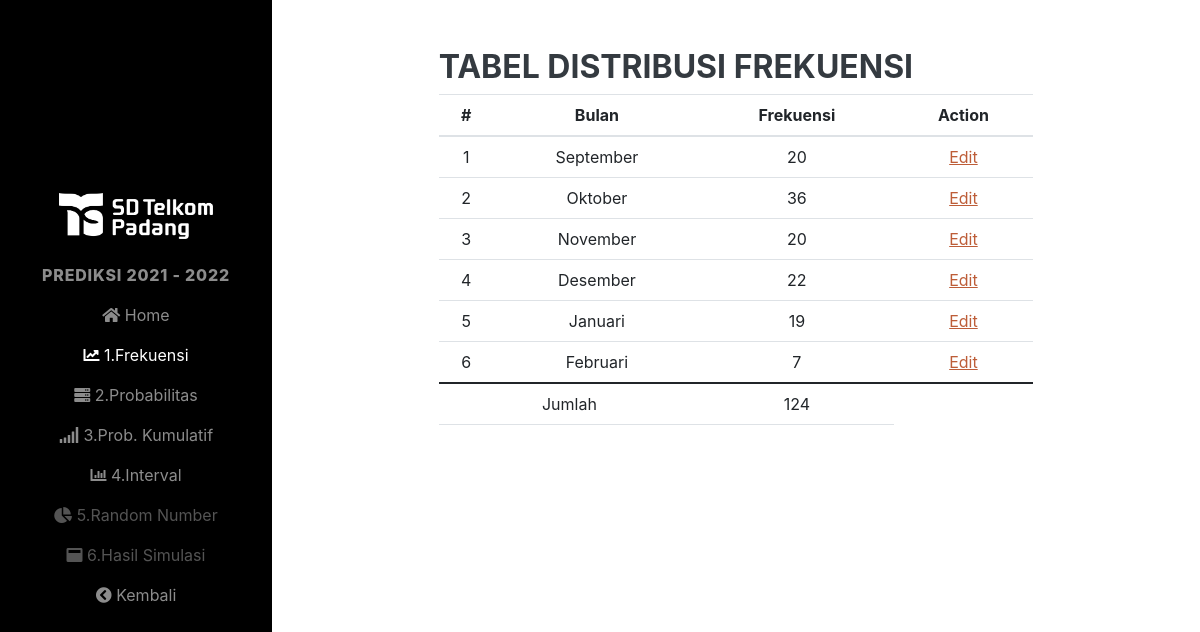
/2021-2022/home.php?p=distribusi-frekuensi, run on the app's committed database.
### tables this page shows
CREATE TABLE `pendaftar2021_2022` (
  `kd_bulan` varchar(10) NOT NULL,
  `pendaftar` int(5) NOT NULL
);

CREATE TABLE `bulan` (
  `kd_bulan` varchar(10) NOT NULL,
  `nama_bulan` varchar(10) NOT NULL
);

### 2021-2022/distribusi-frekuensi.php (the view, shortened to what this page needs)
<div class="page-content--bgf7">
    <section class="p-t-20">
        <div class="container">
            <div class="row">
                <div class="col-md-8 offset-2 pt-5">
                    <h3 class="title-5 m-b-35">Tabel Distribusi Frekuensi</h3>
                    <div class="table-responsive table-responsive-data2">
                        <table class="table table-data2 text-center">
                            <thead>
                                <tr>
                                    <th> # </th>
                                    <th>Bulan</th>
                                    <th>Frekuensi</th>
                                    <th>Action</th>
                                </tr>
                            </thead>
                            <tbody>
                                <?php
                                $no = 1;
                                $sqls = mysqli_query($con, "SELECT * FROM pendaftar2021_2022 a INNER JOIN bulan b ON a.kd_bulan = b.kd_bulan") or die(mysqli_error($con));
                                foreach ($sqls as $sql) { ?>
                                    <tr class="tr-shadow">
                                        <td><?= $no ?></td>
                                        <td><?= $sql['nama_bulan'] ?></td>
                                        <td><?= $sql['pendaftar'] ?></td>
                                        <td>
                                            <a href="edit.php?kd_bulan=<?= $sql['kd_bulan'] ?>" title='Edit Data' data-toggle='tooltip'></span>Edit</a>
                                        </td>
                                    </tr>
                                    <?php $no++ ?>
                                    <?php @$jumlah += $sql['pendaftar'] ?>
                                <?php } ?>
                            </tbody>
                            <tfoot>
                                <tr>
                                    <td colspan="2">Jumlah</td>
                                    <td><?= number_format($jumlah) ?></td>
                                </tr>
                            </tfoot>
                        </table>
                    </div>
                </div>
            </div>
        </div>
    </section>

### 2021-2022/home.php (shortened to what this page needs)
<?php
$con = mysqli_connect('localhost', 'root', '', 'testing') or die(mysqli_error());
?>
<!DOCTYPE html>
<html lang="en">
<head>
    <link href="../css/font-face.css" rel="stylesheet" media="all">
    <link href="../vendor/font-awesome-4.7/css/font-awesome.min.css" rel="stylesheet" media="all">
    <link href="../vendor/font-awesome-5/css/fontawesome-all.min.css" rel="stylesheet" media="all">
    <link href="../vendor/mdi-font/css/material-design-iconic-font.min.css" rel="stylesheet" media="all">
    <link href="../vendor/bootstrap-4.1/bootstrap.min.css" rel="stylesheet" media="all">
    <link href="../vendor/animsition/animsition.min.css" rel="stylesheet" media="all">
    <link href="../vendor/bootstrap-progressbar/bootstrap-progressbar-3.3.4.min.css" rel="stylesheet" media="all">
    <link href="../vendor/wow/animate.css" rel="stylesheet" media="all">
    <link href="../vendor/css-hamburgers/hamburgers.min.css" rel="stylesheet" media="all">
    <link href="../vendor/slick/slick.css" rel="stylesheet" media="all">
    <link href="../vendor/select2/select2.min.css" rel="stylesheet" media="all">
    <link href="../vendor/perfect-scrollbar/perfect-scrollbar.css" rel="stylesheet" media="all">
    <link href="../css/styles.css" rel="stylesheet" />
</head>
<body id="page-top">
    <nav class="navbar navbar-expand-lg navbar-dark bg-primary fixed-top" id="sideNav">
        <a class="navbar-brand js-scroll-trigger">
            <span class="d-none d-lg-block"><img class="img-fluid mx-auto mb-2" src="../images/icon/logo-white.png" alt="..." style="max-width: 60%;" /></span>
        </a>
        <div class="collapse navbar-collapse" id="navbarResponsive">
            <ul class="navbar-nav">
                <li class="nav-item"><a class="nav-link">Prediksi 2021 - 2022</a></li>
                <?php if ($_GET['p'] == 'home' || $_GET['p'] == 'welcome') { ?> <li class="active"> <?php } else { ?>
                    <li> <?php } ?>
                    <a class="nav-link js-scroll-trigger" href="home.php?p=home">
                        <i class="fas fa-home"></i>
                        <span class="bot-line"></span>Home</a>
                    <?php if ($_GET['p'] == 'distribusi-frekuensi') { ?>
                    <li class="active"> <?php } else { ?>
                    <li> <?php } ?>
                    <a class="nav-link js-scroll-trigger" href="home.php?p=distribusi-frekuensi">
                        <i class="fas fa-line-chart"></i>
                        <span class="bot-line"></span>1.Frekuensi</a>
                    <?php if ($_GET['p'] == 'distribusi-probabilitas') { ?>
                    <li class="active"> <?php } else { ?>
                    <li> <?php } ?>
                    <a class="nav-link js-scroll-trigger" href="home.php?p=distribusi-probabilitas">
                        <i class="fas fa-server"></i>
                        <span class="bot-line"></span>2.Probabilitas</a>
                    <?php if ($_GET['p'] == 'probabilitas-kumulatif') { ?>
                    <li class="active"> <?php } else { ?>
                    <li> <?php } ?>
                    <a class="nav-link js-scroll-trigger" href="home.php?p=probabilitas-kumulatif">
                        <i class="fas fa-signal"></i>
                        <span class="bot-line"></span>3.Prob. Kumulatif</a>
                    <?php if ($_GET['p'] == 'interval') { ?>
                    <li class="active"> <?php } else { ?>
                    <li> <?php } ?>
                    <a class="nav-link js-scroll-trigger" href="home.php?p=interval">
                        <i class="fas fa-bar-chart"></i>
                        <span class="bot-line"></span>4.Interval</a>
                    <?php if ($_GET['p'] == 'random-number' || $_GET['p'] == 'generate') { ?>
                    <li class="active"> <?php } else if (empty($_SESSION['random-number'])) { ?>
                    <li class="disable"> <?php } else { ?>
                    <li> <?php } ?>
                    <a class="nav-link js-scroll-trigger" href="home.php?p=generate">
                        <i class="fas fa-pie-chart"></i>
                        <span class="bot-line"></span>5.Random Number</a>
                    <?php if ($_GET['p'] == 'hasil-simulasi') { ?>
                    <li class="active"> <?php } else if (empty($_SESSION['hasil'])) { ?>
                    <li class="disable"> <?php } else { ?>
                    <li> <?php } ?>
                    <a class="nav-link js-scroll-trigger" href="home.php?p=hasil-simulasi">
                        <i class="fas fa-window-maximize"></i>
                        <span class="bot-line"></span>6.Hasil Simulasi</a>
                    <?php if ($_GET['p'] == 'keluar') { ?>
                    <li class="active"> <?php } else { ?>
                    <li> <?php } ?>
                    <a class="nav-link js-scroll-trigger" href="home.php?p=keluar">
                        <i class="fas fa-chevron-circle-left"></i>
                        <span class="bot-line"></span>Kembali</a>
            </ul>
        </div>
    </nav>
    <?php
    if ($_GET['p'] == 'distribusi-frekuensi') {
        include('distribusi-frekuensi.php');
    } else if ($_GET['p'] == 'home' || $_GET['p'] == 'welcome') {
        include('beranda.php');
    } else if ($_GET['p'] == 'distribusi-probabilitas') {
        include('distribusi-probabilitas.php');
    } else if ($_GET['p'] == 'probabilitas-kumulatif') {
        include('probabilitas-kumulatif.php');
    } else if ($_GET['p'] == 'interval') {
        include('interval.php');
    } else if ($_GET['p'] == 'generate') {
        include('generate.php');
    } else if ($_GET['p'] == 'random-number') {
        include('random-number.php');
    } else if ($_GET['p'] == 'hasil-simulasi') {
        include('hasil-simulasi.php');
    } else if ($_GET['p'] == 'keluar') {
        include('logout.php');
    }
    ?>
</body>
</html>

### 2021-2022/home.php (style rules this page uses)
.disable { pointer-events: none; opacity: 0.6; }

### data on the page
pendaftar2021_2022: bulan.nama_bulan "September", pendaftar "20"
pendaftar2021_2022: bulan.nama_bulan "Oktober", pendaftar "36"
pendaftar2021_2022: bulan.nama_bulan "November", pendaftar "20"
pendaftar2021_2022: bulan.nama_bulan "Desember", pendaftar "22"
pendaftar2021_2022: bulan.nama_bulan "Januari", pendaftar "19"
pendaftar2021_2022: bulan.nama_bulan "Februari", pendaftar "7"

### other printed values
$jumlah "124"
